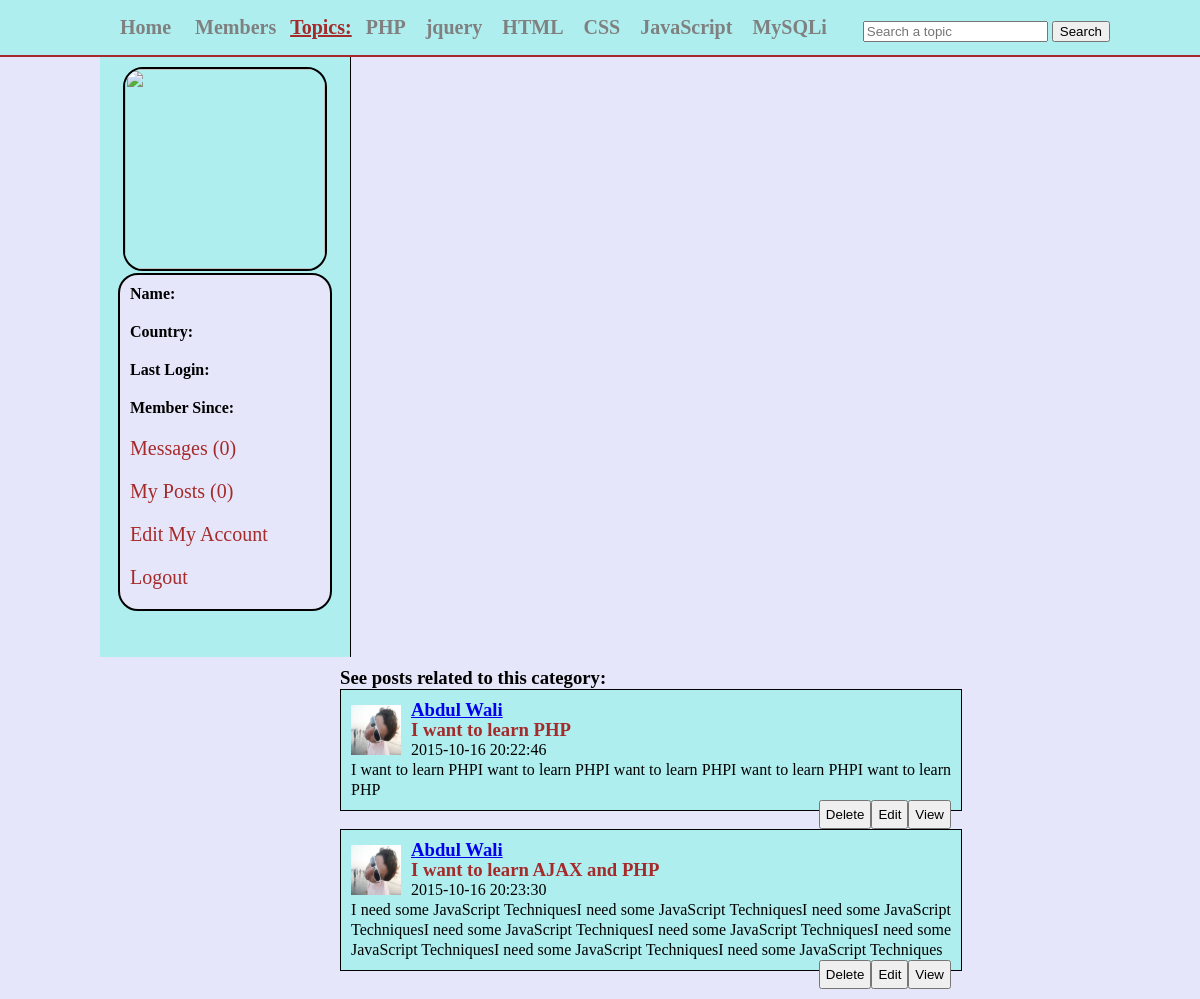
Screenshot of /social_network/topic.php?topic=1 with the database file from the repository.
### tables this page shows
CREATE TABLE IF NOT EXISTS `topics` (
  `topic_id` int(11) NOT NULL AUTO_INCREMENT,
  `topic_name` varchar(255) NOT NULL,
  PRIMARY KEY (`topic_id`)
);

CREATE TABLE IF NOT EXISTS `posts` (
  `post_id` int(11) NOT NULL AUTO_INCREMENT,
  `user_id` int(11) NOT NULL,
  `topic_id` int(11) NOT NULL,
  `post_title` text NOT NULL,
  `post_content` text NOT NULL,
  `post_date` timestamp NOT NULL DEFAULT CURRENT_TIMESTAMP,
  PRIMARY KEY (`post_id`)
);

CREATE TABLE IF NOT EXISTS `users` (
  `user_id` int(11) NOT NULL AUTO_INCREMENT,
  `user_name` varchar(255) NOT NULL,
  `user_pass` varchar(255) NOT NULL,
  `user_email` varchar(255) NOT NULL,
  `user_country` text NOT NULL,
  `user_gender` text NOT NULL,
  `user_birthday` text NOT NULL,
  `user_image` text NOT NULL,
  `user_reg_date` text NOT NULL,
  `user_last_login` text NOT NULL,
  `status` text NOT NULL,
  `ver_code` int(100) NOT NULL,
  `posts` text NOT NULL,
  PRIMARY KEY (`user_id`)
);

### social_network/topic.php (the view, shortened to what this page needs)
<!DOCTYPE html>
<?php
include("functions/functions.php");
?>
<html>
	<head>
	<link rel="stylesheet" href="styles/home_style.css" media="all"/>
	</head>
<body>
	<div class="container">
		<div id="head_wrap">
			<div id="header">
				<ul id="menu">
					<li><a href="home.php">Home</a></li>
					<li><a href="members.php">Members</a></li>
					<strong>Topics:</strong>
					<?php
					$get_topics = "select * from topics";
					$run_topics = mysqli_query($con,$get_topics);
					while($row=mysqli_fetch_array($run_topics)){
						$topic_id = $row['topic_id'];
						$topic_name = $row['topic_name'];
					echo "<li><a href='topic.php?topic=$topic_id'>$topic_name</a></li>";
					}
					?>
				</ul>
				<form method="get" action="results.php" id="form1">
					<input type="text" name="user_query" placeholder="Search a topic"/>
					<input type="submit" name="search" value="Search"/>
				</form>
			</div>
		</div>
			<div class="content">
			<div id="user_timeline">
				<div id="user_details">
					<?php
					$user = $_SESSION['user_email'];
					$get_user = "select * from users where user_email='$user'";
					$run_user = mysqli_query($con,$get_user);
					$row=mysqli_fetch_array($run_user);
					$user_id = $row['user_id'];
					$user_name = $row['user_name'];
					$user_country = $row['user_country'];
					$user_image = $row['user_image'];
					$register_date = $row['user_reg_date'];
					$last_login = $row['user_last_login'];
					$user_posts = "select * from posts where user_id='$user_id'";
					$run_posts = mysqli_query($con,$user_posts);
					$posts = mysqli_num_rows($run_posts);
					$sel_msg = "select * from messages where receiver='$user_id' AND status='unread' ORDER by 1 DESC";
					$run_msg = mysqli_query($con,$sel_msg);
					$count_msg = mysqli_num_rows($run_msg);
					echo "
						<center>
						<img src='users/$user_image' width='200' height='200'/>
						</center>
						<div id='user_mention'>
						<p><strong>Name:</strong> $user_name</p>
						<p><strong>Country:</strong> $user_country</p>
						<p><strong>Last Login:</strong> $last_login</p>
						<p><strong>Member Since:</strong> $register_date</p>
						<p><a href='my_messages.php?inbox&u_id=$user_id'>Messages ($count_msg)</a></p>
						<p><a href='my_posts.php?u_id=$user_id'>My Posts ($posts)</a></p>
						<p><a href='edit_profile.php?u_id=$user_id'>Edit My Account</a></p>
						<p><a href='logout.php'>Logout</a></p>
						</div>
					";
					?>
					</div>
				</div>
			</div>
				<div id="content_timeline">
						<h3>See posts related to this category:</h3>
						<?php show_topics();?>
				</div>
		</div>
</body>
</html>

### social_network/functions/functions.php (shortened to what this page needs)
<?php
$con = mysqli_connect("localhost","qwerk","51525354","SOCIALJERSY") or die("Connection was not established");
	function show_topics(){
	global $con;
	if(isset($_GET['topic'])){
	$id = $_GET['topic'];
	}
	$get_posts = "select * from posts where topic_id='$id' ";
	$run_posts = mysqli_query($con,$get_posts);
	while($row_posts=mysqli_fetch_array($run_posts)){
		$post_id = $row_posts['post_id'];
		$user_id = $row_posts['user_id'];
		$post_title = $row_posts['post_title'];
		$content = $row_posts['post_content'];
		$post_date = $row_posts['post_date'];
		$user = "select * from users where user_id='$user_id' AND posts='yes'";
		$run_user = mysqli_query($con,$user);
		$row_user=mysqli_fetch_array($run_user);
		$user_name = $row_user['user_name'];
		$user_image = $row_user['user_image'];
		echo "<div id='posts'>
		<p><img src='users/$user_image' width='50' height='50'></p>
		<h3><a href='user_profile.php?user_id=$user_id'>$user_name</a></h3>
		<h3>$post_title</h3>
		<p>$post_date</p>
		<p>$content</p>
		<a href='single.php?post_id=$post_id' style='float:right;'><button>View</button></a>
		<a href='edit_post.php?post_id=$post_id' style='float:right;'><button>Edit</button></a>
		<a href='functions/delete_post.php?post_id=$post_id' style='float:right;'><button>Delete</button></a>
		</div><br/>
		";
	}
	}
?>

### social_network/styles/home_style.css (style rules this page uses)
html, body, div, span, applet, object, iframe, h1, h2, h3, h4, h5, h6, p, blockquote, pre, a, abbr, acronym, address, big, cite, code, del, dfn, em, img, ins, kbd, q, s, samp, small, strike, strong, sub, sup, tt, var, b, u, i, center, dl, dt, dd, ol, ul, li, fieldset, form, label, legend, table, caption, tbody, tfoot, thead, tr, th, td, article, aside, canvas, details, embed, figure, figcaption, footer, header, hgroup, menu, nav, output, ruby, section, summary, time, mark, audio, video { margin: 0; padding: 0; border: 0; }
body { background-color:#E6E6FA; }
.container { margin:0; padding:0; background-color:#E6E6FA; }
#head_wrap { width:100%; height:35px; margin:0 auto; border-bottom:2px solid brown; padding:10px; background:#AFEEEE; }
#header { margin:0 auto; width:1000px; height:35px; }
#menu { line-height:35px; padding:0; margin:0; float:left; }
#menu li { display:inline; list-style:none; }
#menu a { margin:5px; padding:5px; text-decoration:none; color:gray; font-size:20px; font-weight:bold; }
#menu strong { font-size:20px; text-decoration:underline; color:brown; }
#form1 { float:right; line-height:35px; padding-top:3px; }
.content { width:1000px; margin:0 auto; }
#user_timeline { background:#AFEEEE; width:250px; float:left; height:600px; border-right:1px solid black; }
#user_details { padding:10px; }
#user_details img { border:2px solid black; border-radius:20px; }
#user_details p { margin-bottom:10px; padding:5px; }
#user_details a { color:brown; font-size:20px; text-decoration:none; }
#user_mention { background:#E6E6FA; border:2px solid black; border-radius:20px; width:200px; margin:0 auto; padding:5px; }
#content_timeline { float:right; width:850px; padding:10px; }
#posts { width:600px; background:#AFEEEE; padding:10px; line-height:20px; border:1px solid black; text-align:justify; }
#posts img { float:left; padding-top:5px; padding-right:10px; }
#posts h3 { color:brown; }
#posts button { padding:5px; }

### rows the page displays
topics: topic_name "PHP"
topics: topic_name "jquery"
topics: topic_name "HTML"
topics: topic_name "CSS"
topics: topic_name "JavaScript"
topics: topic_name "MySQLi"
posts: user.user_image (picture), user.user_name "Abdul Wali", post_title "I want to learn PHP", post_date "2015-10-16 20:22:46", post_content "I want to learn PHPI want to learn PHPI want to learn PHPI want to learn PHPI want to learn PHP"
posts: user.user_image (picture), user.user_name "Abdul Wali", post_title "I want to learn AJAX and PHP", post_date "2015-10-16 20:23:30", post_content "I need some JavaScript TechniquesI need some JavaScript TechniquesI need some JavaScript TechniquesI need some JavaScript TechniquesI need some JavaScript TechniquesI need some JavaScript TechniquesI need some JavaScript TechniquesI need some JavaScript Techniques"

### other values shown
$count_msg "0"
$posts "0"
